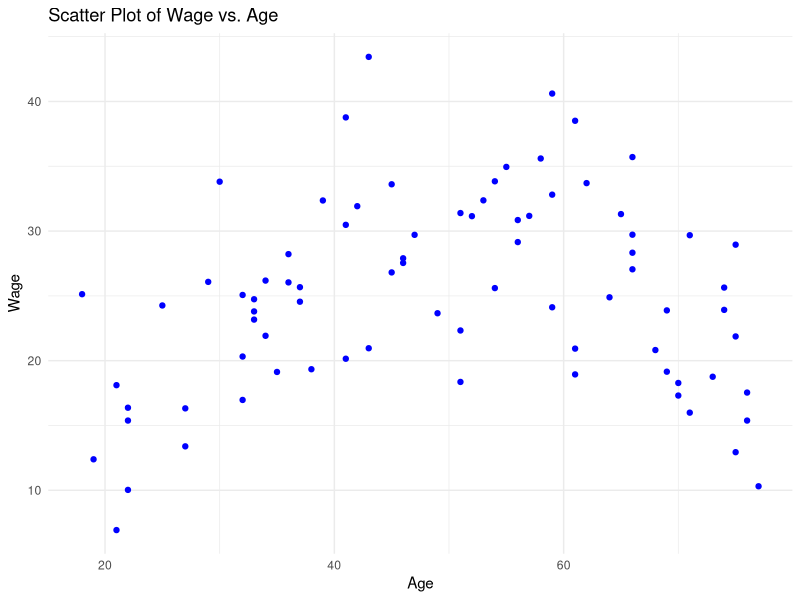
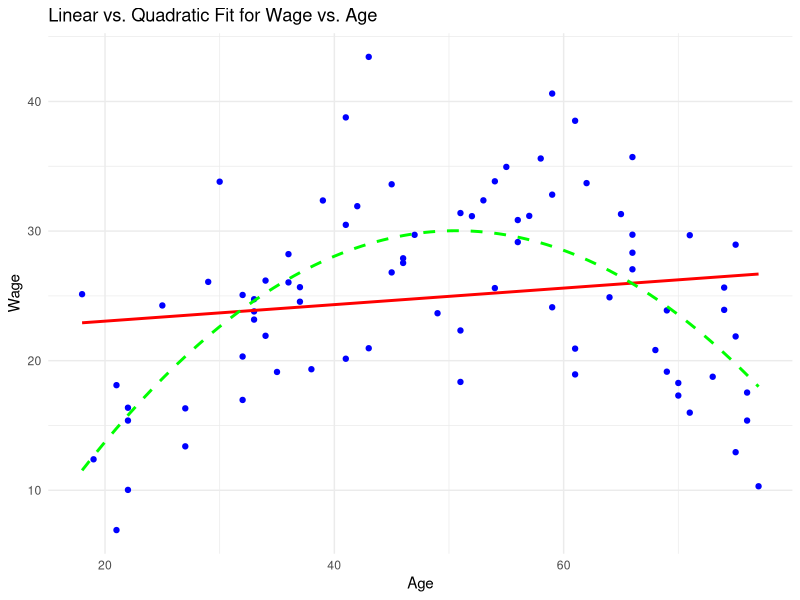
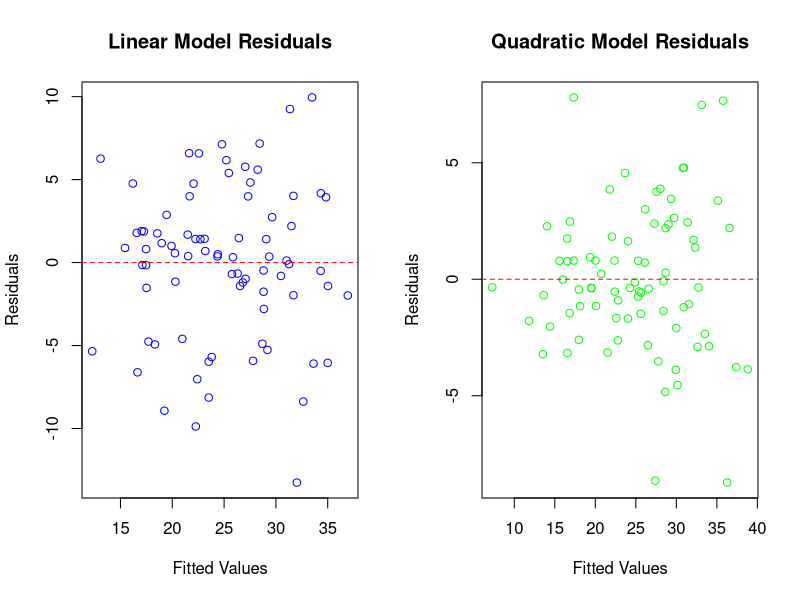

Source code (R) for these figures, in order: (Note: this script raises an error after producing the figures.)
## ---- chunk 1
setwd("C:/Users/chole/OneDrive/Advanced BA/QMBE-3730/QMBE-3730")
## ---- chunk 2
# Load necessary libraries
library(ggplot2)
library(readxl)

# Load the dataset
wages <- read_excel("wages.xlsx")  # Ensure the correct file path

# Scatter plot of Wage vs. Age
ggplot(wages, aes(x = Age, y = Wage)) +
  geom_point(color = "blue") +
  labs(title = "Scatter Plot of Wage vs. Age",
       x = "Age", y = "Wage") +
  theme_minimal()

# Fit linear model
linear_model <- lm(Wage ~ Age, data = wages)

# Fit quadratic model
wages$Age2 <- wages$Age^2
quadratic_model <- lm(Wage ~ Age + Age2, data = wages)

# Generate predictions
age_seq <- seq(min(wages$Age), max(wages$Age), length.out = 100)
predictions <- data.frame(
  Age = age_seq,
  Age2 = age_seq^2,
  Linear_Pred = predict(linear_model, newdata = data.frame(Age = age_seq)),
  Quadratic_Pred = predict(quadratic_model, newdata = data.frame(Age = age_seq, Age2 = age_seq^2))
)

# Plot scatter with regression lines
ggplot(wages, aes(x = Age, y = Wage)) +
  geom_point(color = "blue") +
  geom_line(data = predictions, aes(x = Age, y = Linear_Pred), color = "red", linewidth = 1, linetype = "solid") +
  geom_line(data = predictions, aes(x = Age, y = Quadratic_Pred), color = "green", linewidth = 1, linetype = "dashed") +
  labs(title = "Linear vs. Quadratic Fit for Wage vs. Age",
       x = "Age", y = "Wage") +
  theme_minimal()

# Display model summaries
summary(linear_model)
summary(quadratic_model)
## ---- chunk 3
# Fit the multiple regression model
wage_model <- lm(Wage ~ Age + Educ, data = wages)

# Display the summary of the regression model
summary(wage_model)
## ---- chunk 4
# Create a quadratic term for Age
wages$Age2 <- wages$Age^2

# Fit the multiple regression model with quadratic Age
wage_model_quad <- lm(Wage ~ Age + Age2 + Educ, data = wages)

# Display the summary of the quadratic regression model
summary(wage_model_quad)


#Compare Residuals and Goodness of Fit



# Fit the standard linear model from part b (without quadratic Age)
wage_model_linear <- lm(Wage ~ Age + Educ, data = wages)

# Compare R-squared values
cat("Linear Model R-squared:", summary(wage_model_linear)$r.squared, "\n")
cat("Quadratic Model R-squared:", summary(wage_model_quad)$r.squared, "\n")

# Plot residuals for comparison
par(mfrow = c(1, 2))  # Set up side-by-side plots

# Residual plot for linear model
plot(fitted(wage_model_linear), resid(wage_model_linear),
     main = "Linear Model Residuals", xlab = "Fitted Values", ylab = "Residuals", col = "blue")
abline(h = 0, col = "red", lty = 2)

# Residual plot for quadratic model
plot(fitted(wage_model_quad), resid(wage_model_quad),
     main = "Quadratic Model Residuals", xlab = "Fitted Values", ylab = "Residuals", col = "green")
abline(h = 0, col = "red", lty = 2)

# Reset plot layout
par(mfrow = c(1, 1))
## ---- chunk 5
# Define new data points for prediction
new_data <- data.frame(Age = c(30, 50, 70),
                       Age2 = c(30^2, 50^2, 70^2),  # Include quadratic term
                       Educ = rep(16, 3))  # 16 years of education

# Predict wages using the quadratic model
predicted_wages <- predict(wage_model_quad, newdata = new_data)

# Display predictions
predicted_wages


## ---- chunk 6
# Extract coefficients from the quadratic model
beta_1 <- coef(quadratic_model)["Age"]
beta_2 <- coef(quadratic_model)["I(Age^2)"]

# Compute the age at which wage is maximized
optimal_age <- -beta_1 / (2 * beta_2)

# Print the result
optimal_age
## ---- chunk 7

library(readxl)
library(ggplot2)

# Load the Excel file
data <- read_excel("AnnArbor.xlsx")

# Check if the data is loaded
head(data)  # Verify it loaded properly
## ---- chunk 8


# Use the correct column names in the plots
p1 <- ggplot(AnnArbor, aes(x = Beds, y = Rent)) +  # Replace with the actual name
  geom_point(color = "royalblue") +
  labs(title = "Rent vs Beds") +
  theme_minimal()

p2 <- ggplot(AnnArbor, aes(x = Baths, y = Rent)) +  # Replace with the actual name
  geom_point(color = "seagreen") +
  labs(title = "Rent vs Baths") +
  theme_minimal()

p3 <- ggplot(AnnArbor, aes(x = Sqft, y = Rent)) +  # Replace with the actual name
  geom_point(color = "darkorange") +
  labs(title = "Rent vs Sqft") +
  theme_minimal()

grid.arrange(p1, p2, p3, ncol = 3)
## ---- chunk 9
# Apply log-transformation on square footage
AnnArbor$LogSqft <- log(AnnArbor$Sqft)

# Fit the multiple regression model
model <- lm(Rent ~ Beds + Baths + LogSqft, data = AnnArbor)

# Display the model summary
summary(model)

# Predict rent for a 1,600 sqft rental with 3 beds and 2 baths
new_data <- data.frame(Beds = 3, Baths = 2, LogSqft = log(1600))
predicted_rent <- predict(model, new_data)

# Display the predicted rent
print(paste("Predicted Rent: $", round(predicted_rent, 2)))
